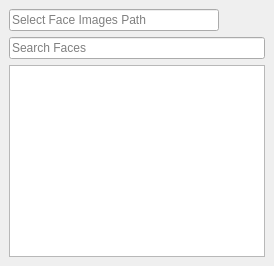
  <widget class="QDockWidget" name="input_Faces_DockWidget">
   <property name="sizePolicy">
    <sizepolicy hsizetype="Preferred" vsizetype="Preferred">
     <horstretch>4</horstretch>
     <verstretch>0</verstretch>
    </sizepolicy>
   </property>
   <property name="minimumSize">
    <size>
     <width>50</width>
     <height>50</height>
    </size>
   </property>
   <property name="features">
    <set>QDockWidget::DockWidgetFeature::DockWidgetFloatable|QDockWidget::DockWidgetFeature::DockWidgetMovable</set>
   </property>
   <property name="windowTitle">
    <string>Input Faces</string>
   </property>
   <attribute name="dockWidgetArea">
    <number>1</number>
   </attribute>
   <widget class="QWidget" name="dockWidgetContents_Faces">
    <layout class="QGridLayout" name="gridLayout_Faces">
     <item row="0" column="0">
      <layout class="QVBoxLayout" name="vboxLayout_Faces">
       <item>
        <layout class="QHBoxLayout" name="horizontalLayout_Faces">
         <item>
          <widget class="QLineEdit" name="inputFacesPathLineEdit">
           <property name="text">
            <string/>
           </property>
           <property name="readOnly">
            <bool>true</bool>
           </property>
           <property name="placeholderText">
            <string>Select Face Images Path</string>
           </property>
          </widget>
         </item>
         <item>
          <widget class="QPushButton" name="buttonInputFacesPath">
           <property name="sizePolicy">
            <sizepolicy hsizetype="Fixed" vsizetype="Fixed">
             <horstretch>0</horstretch>
             <verstretch>0</verstretch>
            </sizepolicy>
           </property>
           <property name="toolTip">
            <string>Choose Input Faces Folder</string>
           </property>
           <property name="text">
            <string/>
           </property>
           <property name="iconSize">
            <size>
             <width>18</width>
             <height>18</height>
            </size>
           </property>
           <property name="flat">
            <bool>true</bool>
           </property>
          </widget>
         </item>
        </layout>
       </item>
       <item>
        <widget class="QLineEdit" name="inputFacesSearchBox">
         <property name="placeholderText">
          <string>Search Faces</string>
         </property>
        </widget>
       </item>
       <item>
        <widget class="QListWidget" name="inputFacesList">
         <property name="acceptDrops">
          <bool>true</bool>
         </property>
         <property name="autoScroll">
          <bool>false</bool>
         </property>
        </widget>
       </item>
      </layout>
     </item>
    </layout>
   </widget>
  </widget>
